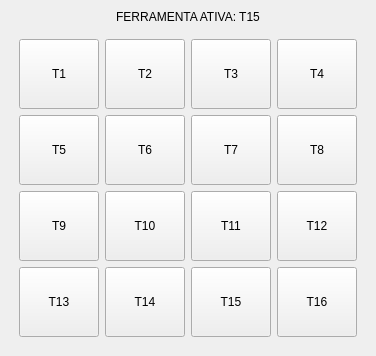
           <widget class="QWidget" name="tab_footer_ferramentas">
            <attribute name="title">
             <string>FERRAMENTAS</string>
            </attribute>
            <layout class="QVBoxLayout" name="lay_footer_ferramentas">
             <property name="leftMargin">
              <number>10</number>
             </property>
             <property name="topMargin">
              <number>10</number>
             </property>
             <property name="rightMargin">
              <number>10</number>
             </property>
             <property name="bottomMargin">
              <number>10</number>
             </property>
             <item>
              <widget class="QLabel" name="lbl_active_tool_title">
               <property name="text">
                <string>FERRAMENTA ATIVA: T15</string>
               </property>
               <property name="alignment">
                <set>Qt::AlignHCenter</set>
               </property>
              </widget>
             </item>
             <item>
              <widget class="QWidget" name="w_tools_matrix" native="true">
               <layout class="QGridLayout" name="lay_tools_matrix">
                <property name="spacing">
                 <number>6</number>
                </property>
                <item row="0" column="0">
                 <widget class="QPushButton" name="btn_t1">
                  <property name="minimumSize">
                   <size>
                    <width>80</width>
                    <height>70</height>
                   </size>
                  </property>
                  <property name="text">
                   <string>T1</string>
                  </property>
                 </widget>
                </item>
                <item row="0" column="1">
                 <widget class="QPushButton" name="btn_t2">
                  <property name="minimumSize">
                   <size>
                    <width>80</width>
                    <height>70</height>
                   </size>
                  </property>
                  <property name="text">
                   <string>T2</string>
                  </property>
                 </widget>
                </item>
                <item row="0" column="2">
                 <widget class="QPushButton" name="btn_t3">
                  <property name="minimumSize">
                   <size>
                    <width>80</width>
                    <height>70</height>
                   </size>
                  </property>
                  <property name="text">
                   <string>T3</string>
                  </property>
                 </widget>
                </item>
                <item row="0" column="3">
                 <widget class="QPushButton" name="btn_t4">
                  <property name="minimumSize">
                   <size>
                    <width>80</width>
                    <height>70</height>
                   </size>
                  </property>
                  <property name="text">
                   <string>T4</string>
                  </property>
                 </widget>
                </item>
                <item row="1" column="0">
                 <widget class="QPushButton" name="btn_t5">
                  <property name="minimumSize">
                   <size>
                    <width>80</width>
                    <height>70</height>
                   </size>
                  </property>
                  <property name="text">
                   <string>T5</string>
                  </property>
                 </widget>
                </item>
                <item row="1" column="1">
                 <widget class="QPushButton" name="btn_t6">
                  <property name="minimumSize">
                   <size>
                    <width>80</width>
                    <height>70</height>
                   </size>
                  </property>
                  <property name="text">
                   <string>T6</string>
                  </property>
                 </widget>
                </item>
                <item row="1" column="2">
                 <widget class="QPushButton" name="btn_t7">
                  <property name="minimumSize">
                   <size>
                    <width>80</width>
                    <height>70</height>
                   </size>
                  </property>
                  <property name="text">
                   <string>T7</string>
                  </property>
                 </widget>
                </item>
                <item row="1" column="3">
                 <widget class="QPushButton" name="btn_t8">
                  <property name="minimumSize">
                   <size>
                    <width>80</width>
                    <height>70</height>
                   </size>
                  </property>
                  <property name="text">
                   <string>T8</string>
                  </property>
                 </widget>
                </item>
                <item row="2" column="0">
                 <widget class="QPushButton" name="btn_t9">
                  <property name="minimumSize">
                   <size>
                    <width>80</width>
                    <height>70</height>
                   </size>
                  </property>
                  <property name="text">
                   <string>T9</string>
                  </property>
                 </widget>
                </item>
                <item row="2" column="1">
                 <widget class="QPushButton" name="btn_t10">
                  <property name="minimumSize">
                   <size>
                    <width>80</width>
                    <height>70</height>
                   </size>
                  </property>
                  <property name="text">
                   <string>T10</string>
                  </property>
                 </widget>
                </item>
                <item row="2" column="2">
                 <widget class="QPushButton" name="btn_t11">
                  <property name="minimumSize">
                   <size>
                    <width>80</width>
                    <height>70</height>
                   </size>
                  </property>
                  <property name="text">
                   <string>T11</string>
                  </property>
                 </widget>
                </item>
                <item row="2" column="3">
                 <widget class="QPushButton" name="btn_t12">
                  <property name="minimumSize">
                   <size>
                    <width>80</width>
                    <height>70</height>
                   </size>
                  </property>
                  <property name="text">
                   <string>T12</string>
                  </property>
                 </widget>
                </item>
                <item row="3" column="0">
                 <widget class="QPushButton" name="btn_t13">
                  <property name="minimumSize">
                   <size>
                    <width>80</width>
                    <height>70</height>
                   </size>
                  </property>
                  <property name="text">
                   <string>T13</string>
                  </property>
                 </widget>
                </item>
                <item row="3" column="1">
                 <widget class="QPushButton" name="btn_t14">
                  <property name="minimumSize">
                   <size>
                    <width>80</width>
                    <height>70</height>
                   </size>
                  </property>
                  <property name="text">
                   <string>T14</string>
                  </property>
                 </widget>
                </item>
                <item row="3" column="2">
                 <widget class="QPushButton" name="btn_t15">
                  <property name="minimumSize">
                   <size>
                    <width>80</width>
                    <height>70</height>
                   </size>
                  </property>
                  <property name="text">
                   <string>T15</string>
                  </property>
                 </widget>
                </item>
                <item row="3" column="3">
                 <widget class="QPushButton" name="btn_t16">
                  <property name="minimumSize">
                   <size>
                    <width>80</width>
                    <height>70</height>
                   </size>
                  </property>
                  <property name="text">
                   <string>T16</string>
                  </property>
                 </widget>
                </item>
               </layout>
              </widget>
             </item>
            </layout>
           </widget>
